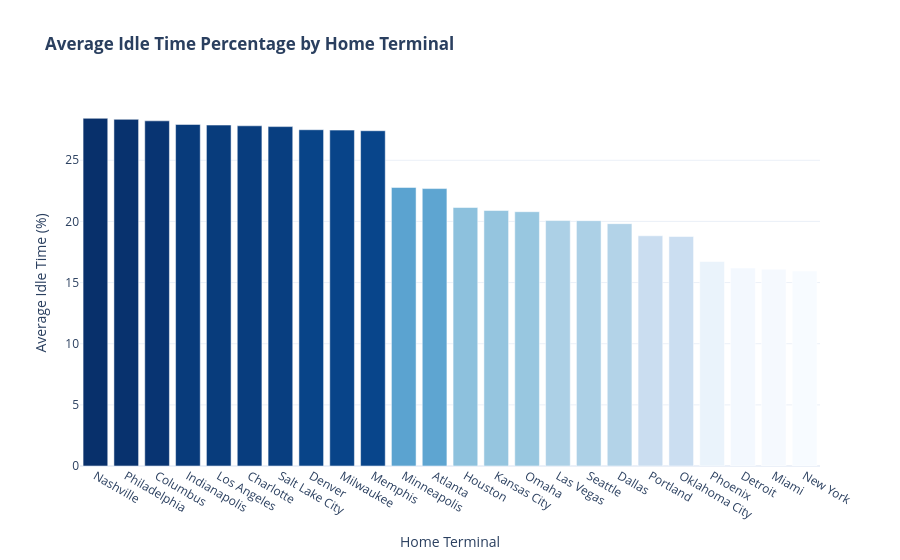

This figure's notebook cell:
### Markdown cell above
Q3: Which home terminals have highest idle hours?

### Code cell
# Aggregate data first for clean plotting

df_idle = df_fleet_master.groupby('home_terminal', as_index=False)['idle_time_pct'].mean()
df_idle = df_idle.sort_values(by='idle_time_pct', ascending=False)

fig = px.bar(
    df_idle, 
    x='home_terminal', 
    y='idle_time_pct',
    title='<b>Average Idle Time Percentage by Home Terminal</b>',
    labels={'home_terminal': 'Home Terminal', 'idle_time_pct': 'Average Idle Time (%)'},
    color='idle_time_pct',
    color_continuous_scale='Blues',
    template='plotly_white'
)
fig.update_layout(coloraxis_showscale=False)
fig.show()

### Figure 1 — Plotly figure (JSON) as saved in the notebook; plotly's stock layout.template omitted (floating-point values rounded to 4 significant figures)
{"data": [{"hovertemplate": "Home Terminal=%{x}<br>Average Idle Time (%)=%{marker.color}<extra></extra>", "legendgroup": "", "marker": {"color": [28.43, 28.35, 28.23, 27.93, 27.88, 27.82, 27.76, 27.5, 27.47, 27.42, 22.78, 22.69, 21.14, 20.89, 20.8, 20.07, 20.07, 19.82, 18.83, 18.77, 16.72, 16.19, 16.09, 15.94], "coloraxis": "coloraxis", "pattern": {"shape": ""}}, "name": "", "orientation": "v", "showlegend": false, "textposition": "auto", "type": "bar", "x": ["Nashville", "Philadelphia", "Columbus", "Indianapolis", "Los Angeles", "Charlotte", "Salt Lake City", "Denver", "Milwaukee", "Memphis", "Minneapolis", "Atlanta", "Houston", "Kansas City", "Omaha", "Las Vegas", "Seattle", "Dallas", "Portland", "Oklahoma City", "Phoenix", "Detroit", "Miami", "New York"], "xaxis": "x", "y": [28.43, 28.35, 28.23, 27.93, 27.88, 27.82, 27.76, 27.5, 27.47, 27.42, 22.78, 22.69, 21.14, 20.89, 20.8, 20.07, 20.07, 19.82, 18.83, 18.77, 16.72, 16.19, 16.09, 15.94], "yaxis": "y"}], "layout": {"barmode": "relative", "coloraxis": {"colorbar": {"title": {"text": "Average Idle Time (%)"}}, "colorscale": [[0, "rgb(247,251,255)"], [0.125, "rgb(222,235,247)"], [0.25, "rgb(198,219,239)"], [0.375, "rgb(158,202,225)"], [0.5, "rgb(107,174,214)"], [0.625, "rgb(66,146,198)"], [0.75, "rgb(33,113,181)"], [0.875, "rgb(8,81,156)"], [1, "rgb(8,48,107)"]], "showscale": false}, "legend": {"tracegroupgap": 0}, "title": {"text": "<b>Average Idle Time Percentage by Home Terminal</b>"}, "xaxis": {"anchor": "y", "domain": [0, 1], "title": {"text": "Home Terminal"}}, "yaxis": {"anchor": "x", "domain": [0, 1], "title": {"text": "Average Idle Time (%)"}}}}
